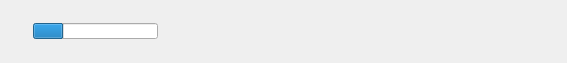
<?xml version="1.0" encoding="UTF-8"?>
<ui version="4.0">
 <class>StatusBarWidget</class>
 <widget class="QWidget" name="StatusBarWidget">
  <property name="geometry">
   <rect>
    <x>0</x>
    <y>0</y>
    <width>567</width>
    <height>63</height>
   </rect>
  </property>
  <property name="windowTitle">
   <string>Form</string>
  </property>
  <layout class="QHBoxLayout" name="horizontalLayout">
   <property name="topMargin">
    <number>2</number>
   </property>
   <property name="bottomMargin">
    <number>2</number>
   </property>
   <item>
    <widget class="QLabel" name="connText">
     <property name="font">
      <font>
       <pointsize>7</pointsize>
      </font>
     </property>
     <property name="text">
      <string/>
     </property>
    </widget>
   </item>
   <item>
    <widget class="QLabel" name="dbBackend">
     <property name="font">
      <font>
       <pointsize>7</pointsize>
      </font>
     </property>
     <property name="text">
      <string/>
     </property>
    </widget>
   </item>
   <item>
    <widget class="QProgressBar" name="progressBar">
     <property name="maximumSize">
      <size>
       <width>125</width>
       <height>16</height>
      </size>
     </property>
     <property name="value">
      <number>24</number>
     </property>
     <property name="textVisible">
      <bool>false</bool>
     </property>
    </widget>
   </item>
   <item>
    <spacer name="_horizontalSpacer">
     <property name="orientation">
      <enum>Qt::Horizontal</enum>
     </property>
     <property name="sizeHint" stdset="0">
      <size>
       <width>261</width>
       <height>20</height>
      </size>
     </property>
    </spacer>
   </item>
   <item>
    <widget class="QLabel" name="connPixmap">
     <property name="font">
      <font>
       <pointsize>7</pointsize>
      </font>
     </property>
     <property name="pixmap">
      <pixmap resource="../../QtLib/QtLib/Resources/resources.qrc">:/icon/png_16/network-disconnect.png</pixmap>
     </property>
    </widget>
   </item>
  </layout>
 </widget>
 <resources>
  <include location="../../QtLib/QtLib/Resources/resources.qrc"/>
 </resources>
 <connections/>
</ui>
